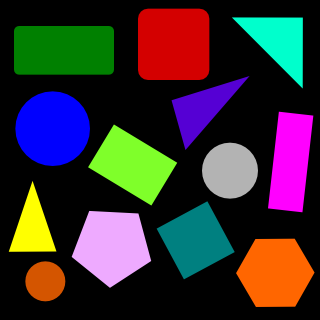
%> input picture Solution/objects.png, 320 x 320 px
$ octave Q2.m   (GNU Octave 9; MATLAB toolbox functions it lacks are replaced by stand-ins)
%> lines starting %> are read from the running program, lines starting %| are printed output that depends on the picture; in (x1, y1, x2, y2) boxes, pixels count from 0 and x2, y2 are one past the last pixel; in counts of white or black regions, pixels touching at a corner belong together; the program's own positions count from 1
### Solution/threshold_image.m
function bin = threshold_image(input, threshold)
    gray = rgb2gray(input);
    bin = gray > threshold;
end

### Solution/label_image.m
function label = label_image(binary)
    bin = double(binary);

    [width, height] = size(bin);

    count = 2;
    store = [];

    for j=1:height
        for i=1:width
           if bin(i,j)==1
               if j>1 && i>1
                   if bin(i,j-1)>1 && bin(i-1,j)>1
                       store(bin(i,j-1), bin(i-1,j)) = 1;
                       %store(bin(i-1,j), bin(i,j-1)) = 1;
                       if bin(i,j-1)<bin(i-1,j)
                           bin(i,j) = bin(i,j-1);
                       end
                       if bin(i-1,j)<bin(i,j-1)
                           bin(i,j) = bin(i-1,j);
                       end
                       if bin(i-1,j)==bin(i,j-1)
                           bin(i,j) = bin(i-1,j);
                       end
                   elseif bin(i,j-1)>1
                       bin(i,j) = bin(i,j-1);
                   elseif bin(i-1,j)>1
                       bin(i,j) = bin(i-1,j);
                   else
                       bin(i,j) = count;
                       count = count + 1;
                   end
               end
               if j==1 && i==1
                   bin(i,j) = count;
                   count = count + 1;
               end
               if j==1 && i>1
                   if bin(i-1,j)>1
                       bin(i,j) = bin(i-1,j);
                   else
                       bin(i,j) = count;
                       count = count + 1;
                   end
               end
               if i==1 && j>1
                   if bin(i,j-1)>1
                       bin(i,j) = bin(i,j-1);
                   else
                       bin(i,j) = count;
                       count = count + 1;
                   end

               end
           end
        end
    end

    [store_height, store_width] = size(store);

    for x=1:30
        %disp(x)
        for i=1:store_height
            for j=1:store_width
                if store(i,j)==1
                    bin = correct(bin, height, width, i, j);
                end
            end
        end
    end

    label = bin;
end

### Solution/Q2.m

clc
clear all
close all

%Q2 part a

image = imread('objects.png');
%> image is the input picture: size 320x320x3 uint8; mean R, G, B 55.8, 46.1, 49
subplot 211
imhist(rgb2gray(image))
title('histogram of input image')
threshold = 10;                                 %% for objects.png, obtained through experimentation
binary = threshold_image(image,threshold);
%> in threshold_image, `gray = rgb2gray(input);`:
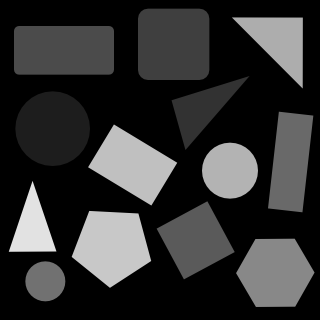
%> gray: size 320x320 uint8; min 0, max 226, mean 49.3
%> in threshold_image, `bin = gray > threshold;`:
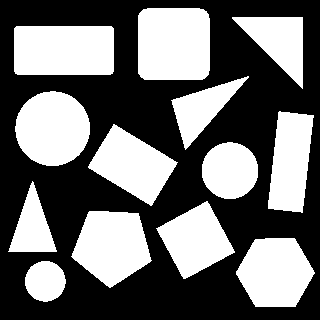
%> bin: size 320x320 logical; 42.8% white; 13 white regions, largest, box (x1, y1, x2, y2) and area: (138, 8, 210, 80) 5082, (14, 26, 114, 75) 4884, (15, 91, 90, 166) 4383

subplot 212
imshowpair(image,binary,'montage')
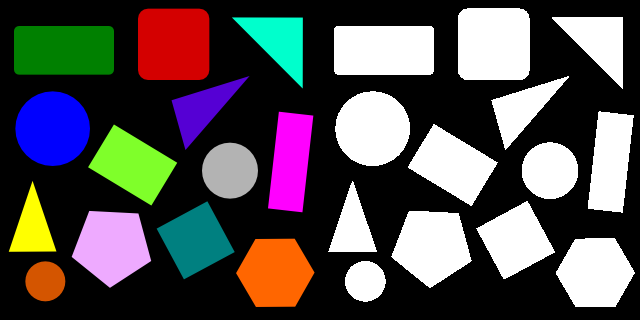
%> displayed picture: size 320x640x3, on the screen's scale of 0 to 255; mean R, G, B 82.5, 77.7, 79.1
title('input image versus binary output, threshold = 10')

%Q2 part b

label = label_image(binary);
%> after the loop in label_image, `for j=1:height`:
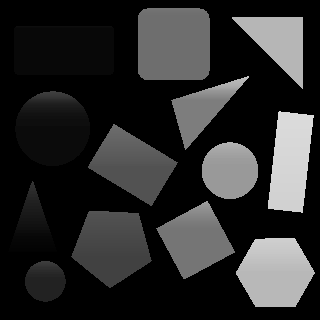
%> bin: size 320x320 double; min 0, max 220, mean 43.8
%> after the loop in label_image, `for j=1:height`:
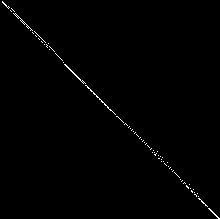
%> store: size 219x220 double; values 0 (black) and 1 (white), 0.65% white in thin lines or dots
%> after the loop in label_image, `for j=1:height`: count = 221
%> (the run ends here)
